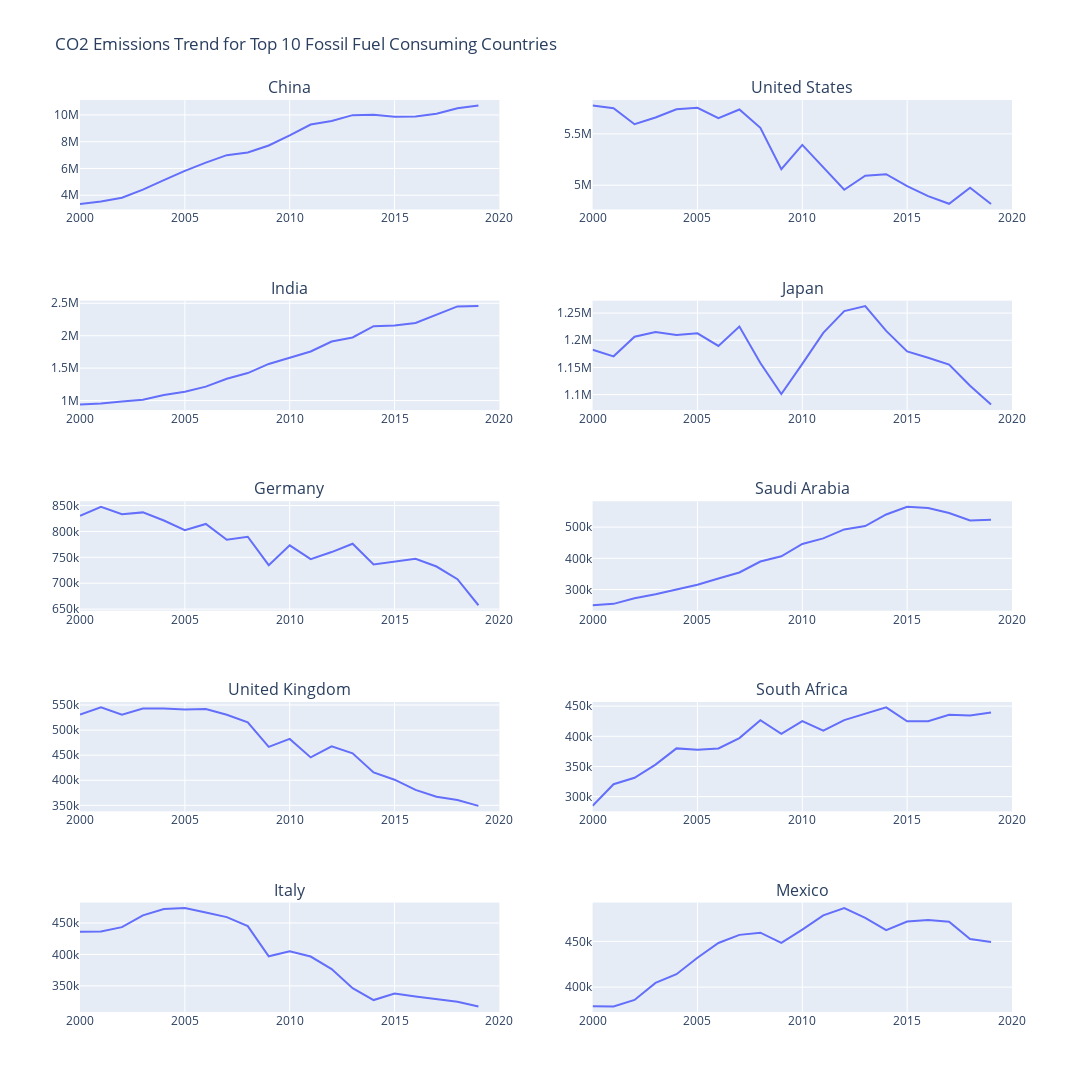

Write notebook code for a chart like this one.
### Code cell
from plotly.subplots import make_subplots


def co2_emission_plot(country):
    co2_trend = df[df['Entity'] == country]
    fig = px.line(co2_trend, x='Year', y='Value_co2_emissions_kt_by_country', title=f'CO2 Emissions Trend for {country}')
    return fig

# List of top 10 fossil fuel consuming countries

# Create a subplot figure with 5 rows and 2 columns (for 10 plots)
fig = make_subplots(rows=5, cols=2, subplot_titles=top_10_fossil_fuel_consumption_countries)

# Add each CO2 emission plot to the subplot
for i, country in enumerate(top_10_fossil_fuel_consumption_countries):
    row = i // 2 + 1
    col = i % 2 + 1
    co2_plot = co2_emission_plot(country)
    for trace in co2_plot['data']:
        fig.add_trace(trace, row=row, col=col)

# Update layout for the entire figure
fig.update_layout(height=1800, width=1200, title_text="CO2 Emissions Trend for Top 10 Fossil Fuel Consuming Countries")
fig.show()

### Figure 1 — Plotly figure (JSON) as saved in the notebook; plotly's stock layout.template omitted (floating-point values rounded to 4 significant figures)
{"data": [{"hovertemplate": "Year=%{x}<br>Value_co2_emissions_kt_by_country=%{y}<extra></extra>", "legendgroup": "", "line": {"color": "#636efa", "dash": "solid"}, "marker": {"symbol": "circle"}, "mode": "lines", "name": "", "orientation": "v", "showlegend": false, "type": "scatter", "x": [2000, 2001, 2002, 2003, 2004, 2005, 2006, 2007, 2008, 2009, 2010, 2011, 2012, 2013, 2014, 2015, 2016, 2017, 2018, 2019, 2020], "xaxis": "x", "y": [3346530, 3529080, 3810000.0, 4416000.0, 5125000.0, 5825000.0, 6437000.0, 6993000.0, 7200000.0, 7719000.0, 8475000.0, 9283000.0, 9542000.0, 9985000.0, 10010000.0, 9861000.0, 9875000.0, 10100000.0, 10500000.0, 10710000.0, null], "yaxis": "y"}, {"hovertemplate": "Year=%{x}<br>Value_co2_emissions_kt_by_country=%{y}<extra></extra>", "legendgroup": "", "line": {"color": "#636efa", "dash": "solid"}, "marker": {"symbol": "circle"}, "mode": "lines", "name": "", "orientation": "v", "showlegend": false, "type": "scatter", "x": [2000, 2001, 2002, 2003, 2004, 2005, 2006, 2007, 2008, 2009, 2010, 2011, 2012, 2013, 2014, 2015, 2016, 2017, 2018, 2019, 2020], "xaxis": "x2", "y": [5775810, 5748260, 5593000.0, 5659000.0, 5738000.0, 5753000.0, 5653000.0, 5736000.0, 5558000.0, 5156000.0, 5392000.0, 5174000.0, 4956000.0, 5092000.0, 5107000.0, 4991000.0, 4894500, 4819000.0, 4975000.0, 4818000.0, null], "yaxis": "y2"}, {"hovertemplate": "Year=%{x}<br>Value_co2_emissions_kt_by_country=%{y}<extra></extra>", "legendgroup": "", "line": {"color": "#636efa", "dash": "solid"}, "marker": {"symbol": "circle"}, "mode": "lines", "name": "", "orientation": "v", "showlegend": false, "type": "scatter", "x": [2000, 2001, 2002, 2003, 2004, 2005, 2006, 2007, 2008, 2009, 2010, 2011, 2012, 2013, 2014, 2015, 2016, 2017, 2018, 2019, 2020], "xaxis": "x3", "y": [937860, 953540, 985500.0, 1012000.0, 1086000.0, 1136000.0, 1215000.0, 1337000.0, 1424000.0, 1565000.0, 1660000.0, 1757000.0, 1909000.0, 1972000.0, 2147000.0, 2158000.0, 2195250, 2320000.0, 2452000.0, 2456000.0, null], "yaxis": "y3"}, {"hovertemplate": "Year=%{x}<br>Value_co2_emissions_kt_by_country=%{y}<extra></extra>", "legendgroup": "", "line": {"color": "#636efa", "dash": "solid"}, "marker": {"symbol": "circle"}, "mode": "lines", "name": "", "orientation": "v", "showlegend": false, "type": "scatter", "x": [2000, 2001, 2002, 2003, 2004, 2005, 2006, 2007, 2008, 2009, 2010, 2011, 2012, 2013, 2014, 2015, 2016, 2017, 2018, 2019, 2020], "xaxis": "x4", "y": [1182610, 1170380, 1207000.0, 1215000.0, 1210000.0, 1213000.0, 1190000.0, 1225000.0, 1158000.0, 1101000.0, 1156000.0, 1214000.0, 1254000.0, 1263000.0, 1217000.0, 1179000.0, 1168000.0, 1155000.0, 1116000.0, 1082000.0, null], "yaxis": "y4"}, {"hovertemplate": "Year=%{x}<br>Value_co2_emissions_kt_by_country=%{y}<extra></extra>", "legendgroup": "", "line": {"color": "#636efa", "dash": "solid"}, "marker": {"symbol": "circle"}, "mode": "lines", "name": "", "orientation": "v", "showlegend": false, "type": "scatter", "x": [2000, 2001, 2002, 2003, 2004, 2005, 2006, 2007, 2008, 2009, 2010, 2011, 2012, 2013, 2014, 2015, 2016, 2017, 2018, 2019, 2020], "xaxis": "x5", "y": [830280, 847680, 833400.0, 836800.0, 821100.0, 802400.0, 814400.0, 783800.0, 789700.0, 734800.0, 773100.0, 746500.0, 760100.0, 776200.0, 736000.0, 742300.0, 747200.0, 732200.0, 707700.0, 657400.0, null], "yaxis": "y5"}, {"hovertemplate": "Year=%{x}<br>Value_co2_emissions_kt_by_country=%{y}<extra></extra>", "legendgroup": "", "line": {"color": "#636efa", "dash": "solid"}, "marker": {"symbol": "circle"}, "mode": "lines", "name": "", "orientation": "v", "showlegend": false, "type": "scatter", "x": [2000, 2001, 2002, 2003, 2004, 2005, 2006, 2007, 2008, 2009, 2010, 2011, 2012, 2013, 2014, 2015, 2016, 2017, 2018, 2019, 2020], "xaxis": "x6", "y": [249660, 254090, 272250, 284800.0, 299900.0, 315300.0, 335400.0, 354600.0, 389700.0, 406500.0, 446100.0, 463800.0, 492500.0, 503200.0, 540500.0, 565200.0, 561200.0, 545100.0, 521300.0, 523800.0, null], "yaxis": "y6"}, {"hovertemplate": "Year=%{x}<br>Value_co2_emissions_kt_by_country=%{y}<extra></extra>", "legendgroup": "", "line": {"color": "#636efa", "dash": "solid"}, "marker": {"symbol": "circle"}, "mode": "lines", "name": "", "orientation": "v", "showlegend": false, "type": "scatter", "x": [2000, 2001, 2002, 2003, 2004, 2005, 2006, 2007, 2008, 2009, 2010, 2011, 2012, 2013, 2014, 2015, 2016, 2017, 2018, 2019, 2020], "xaxis": "x7", "y": [530890, 545260, 530800.0, 543000.0, 543100.0, 540900.0, 542100.0, 530500, 515300.0, 466500.0, 482400.0, 445600.0, 467800.0, 453800.0, 415600.0, 401100.0, 380800.0, 367000, 360700.0, 348900.0, null], "yaxis": "y7"}, {"hovertemplate": "Year=%{x}<br>Value_co2_emissions_kt_by_country=%{y}<extra></extra>", "legendgroup": "", "line": {"color": "#636efa", "dash": "solid"}, "marker": {"symbol": "circle"}, "mode": "lines", "name": "", "orientation": "v", "showlegend": false, "type": "scatter", "x": [2000, 2001, 2002, 2003, 2004, 2005, 2006, 2007, 2008, 2009, 2010, 2011, 2012, 2013, 2014, 2015, 2016, 2017, 2018, 2019, 2020], "xaxis": "x8", "y": [284660, 320540, 331300.0, 353100.0, 380000.0, 377600.0, 379800.0, 397100.0, 426700.0, 404200.0, 425300.0, 409300.0, 426800.0, 436900.0, 447900.0, 424800.0, 425100.0, 435600.0, 434400.0, 439600.0, null], "yaxis": "y8"}, {"hovertemplate": "Year=%{x}<br>Value_co2_emissions_kt_by_country=%{y}<extra></extra>", "legendgroup": "", "line": {"color": "#636efa", "dash": "solid"}, "marker": {"symbol": "circle"}, "mode": "lines", "name": "", "orientation": "v", "showlegend": false, "type": "scatter", "x": [2000, 2001, 2002, 2003, 2004, 2005, 2006, 2007, 2008, 2009, 2010, 2011, 2012, 2013, 2014, 2015, 2016, 2017, 2018, 2019, 2020], "xaxis": "x9", "y": [436300, 436570, 443500.0, 462200.0, 472400.0, 473800.0, 466600.0, 459400.0, 445000.0, 397100.0, 405300.0, 396700.0, 376750, 346500.0, 327500, 337900.0, 333300.0, 329200.0, 324900.0, 317200.0, null], "yaxis": "y9"}, {"hovertemplate": "Year=%{x}<br>Value_co2_emissions_kt_by_country=%{y}<extra></extra>", "legendgroup": "", "line": {"color": "#636efa", "dash": "solid"}, "marker": {"symbol": "circle"}, "mode": "lines", "name": "", "orientation": "v", "showlegend": false, "type": "scatter", "x": [2000, 2001, 2002, 2003, 2004, 2005, 2006, 2007, 2008, 2009, 2010, 2011, 2012, 2013, 2014, 2015, 2016, 2017, 2018, 2019, 2020], "xaxis": "x10", "y": [379180, 378830, 386000, 404700.0, 414100.0, 432200.0, 448300.0, 457100.0, 459500.0, 448400.0, 462900.0, 478400.0, 486500.0, 475700.0, 462200.0, 471600.0, 473300.0, 471600.0, 452600.0, 449300.0, null], "yaxis": "y10"}], "layout": {"annotations": [{"font": {"size": 16}, "showarrow": false, "text": "China", "x": 0.225, "xanchor": "center", "xref": "paper", "y": 1, "yanchor": "bottom", "yref": "paper"}, {"font": {"size": 16}, "showarrow": false, "text": "United States", "x": 0.775, "xanchor": "center", "xref": "paper", "y": 1, "yanchor": "bottom", "yref": "paper"}, {"font": {"size": 16}, "showarrow": false, "text": "India", "x": 0.225, "xanchor": "center", "xref": "paper", "y": 0.78, "yanchor": "bottom", "yref": "paper"}, {"font": {"size": 16}, "showarrow": false, "text": "Japan", "x": 0.775, "xanchor": "center", "xref": "paper", "y": 0.78, "yanchor": "bottom", "yref": "paper"}, {"font": {"size": 16}, "showarrow": false, "text": "Germany", "x": 0.225, "xanchor": "center", "xref": "paper", "y": 0.56, "yanchor": "bottom", "yref": "paper"}, {"font": {"size": 16}, "showarrow": false, "text": "Saudi Arabia", "x": 0.775, "xanchor": "center", "xref": "paper", "y": 0.56, "yanchor": "bottom", "yref": "paper"}, {"font": {"size": 16}, "showarrow": false, "text": "United Kingdom", "x": 0.225, "xanchor": "center", "xref": "paper", "y": 0.34, "yanchor": "bottom", "yref": "paper"}, {"font": {"size": 16}, "showarrow": false, "text": "South Africa", "x": 0.775, "xanchor": "center", "xref": "paper", "y": 0.34, "yanchor": "bottom", "yref": "paper"}, {"font": {"size": 16}, "showarrow": false, "text": "Italy", "x": 0.225, "xanchor": "center", "xref": "paper", "y": 0.12, "yanchor": "bottom", "yref": "paper"}, {"font": {"size": 16}, "showarrow": false, "text": "Mexico", "x": 0.775, "xanchor": "center", "xref": "paper", "y": 0.12, "yanchor": "bottom", "yref": "paper"}], "height": 1800, "title": {"text": "CO2 Emissions Trend for Top 10 Fossil Fuel Consuming Countries"}, "width": 1200, "xaxis": {"anchor": "y", "domain": [0, 0.45]}, "xaxis10": {"anchor": "y10", "domain": [0.55, 1]}, "xaxis2": {"anchor": "y2", "domain": [0.55, 1]}, "xaxis3": {"anchor": "y3", "domain": [0, 0.45]}, "xaxis4": {"anchor": "y4", "domain": [0.55, 1]}, "xaxis5": {"anchor": "y5", "domain": [0, 0.45]}, "xaxis6": {"anchor": "y6", "domain": [0.55, 1]}, "xaxis7": {"anchor": "y7", "domain": [0, 0.45]}, "xaxis8": {"anchor": "y8", "domain": [0.55, 1]}, "xaxis9": {"anchor": "y9", "domain": [0, 0.45]}, "yaxis": {"anchor": "x", "domain": [0.88, 1]}, "yaxis10": {"anchor": "x10", "domain": [0, 0.12]}, "yaxis2": {"anchor": "x2", "domain": [0.88, 1]}, "yaxis3": {"anchor": "x3", "domain": [0.66, 0.78]}, "yaxis4": {"anchor": "x4", "domain": [0.66, 0.78]}, "yaxis5": {"anchor": "x5", "domain": [0.44, 0.56]}, "yaxis6": {"anchor": "x6", "domain": [0.44, 0.56]}, "yaxis7": {"anchor": "x7", "domain": [0.22, 0.34]}, "yaxis8": {"anchor": "x8", "domain": [0.22, 0.34]}, "yaxis9": {"anchor": "x9", "domain": [0, 0.12]}}}
